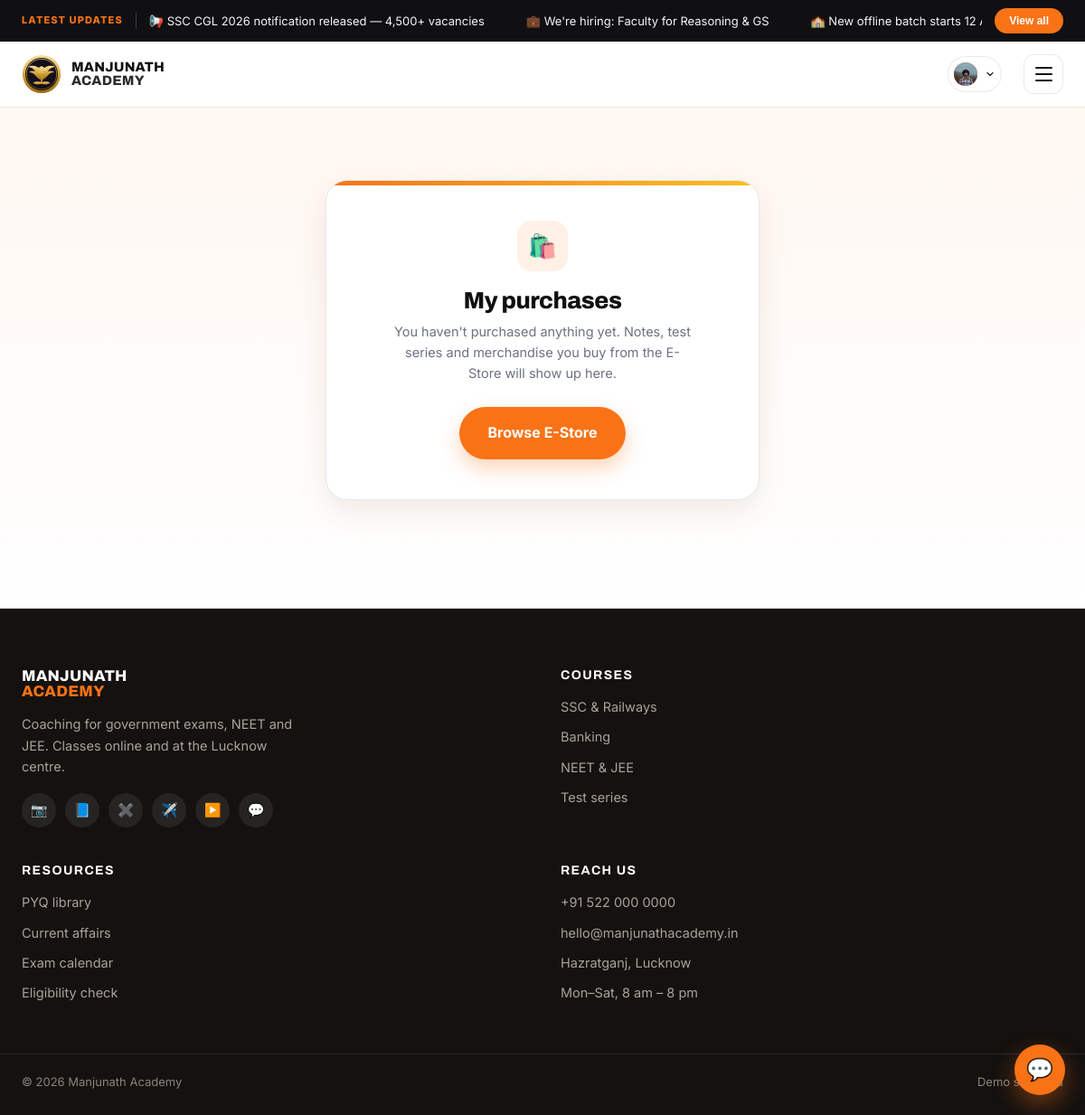
Page /account/purchases/ (signed in) on the committed database.
### myapp/models.py (models this page shows, shortened)
class Notification(models.Model):
    order = models.PositiveIntegerField(default=0)
    text = models.CharField(max_length=200, help_text='Short scrolling line, e.g. "SSC CGL 2026 notification released — 4,500+ vacancies"')
    detail = models.TextField(blank=True, help_text='Longer text shown in the popup when a student taps this notification')
    link = models.URLField(blank=True, help_text='Official link (apply page, PDF, etc). Shown as a button in the popup.')
    is_active = models.BooleanField(default=True)
    created_at = models.DateTimeField(auto_now_add=True)
    class Meta:
        ordering = ['order', '-created_at']

class CustomUser(AbstractBaseUser, PermissionsMixin):
    GENDER_CHOICES = [
        ('male', 'Male'),
        ('female', 'Female'),
        ('other', 'Other'),
    ]
    name = models.CharField(max_length=150)
    email = models.EmailField(unique=True)
    number = models.CharField(max_length=15)
    age = models.PositiveIntegerField(null=True, blank=True)
    gender = models.CharField(max_length=10, choices=GENDER_CHOICES, blank=True)
    state = models.CharField(max_length=100, blank=True)
    city = models.CharField(max_length=100, blank=True)
    profile_picture = models.ImageField(upload_to='profile_pictures/', blank=True, null=True)
    is_active = models.BooleanField(default=True)
    is_staff = models.BooleanField(default=False)
    date_joined = models.DateTimeField(auto_now_add=True)
    objects = CustomUserManager()
    USERNAME_FIELD = 'email'
    REQUIRED_FIELDS = ['name', 'number']

### myapp/views.py (the view)
# urls.py: path('account/purchases/', views.account_purchases, name='account_purchases'),
@login_required(login_url='login')
def account_purchases(request):
    return render(request, 'myapp/account/purchases.html')

### myapp/context_processors.py (called while the page is built)
def site_settings(request):
    return {
        'site_settings': SiteSettings.load(),
        'top_notifications': Notification.objects.filter(is_active=True),
        'chatbot_settings': ChatbotSettings.load(),
        'chatbot_questions': ChatbotQuestion.objects.filter(is_active=True),
        'hero': HeroSection.load(),
    }

### myapp/models.py (called while the page is built)
    @classmethod
    def load(cls):
        obj, _ = cls.objects.get_or_create(pk=1)
        return obj

    @property
    def whatsapp_link(self):
        return f'https://wa.me/{self.whatsapp_number}' if self.whatsapp_number else ''

    @classmethod
    def load(cls):
        obj, _ = cls.objects.get_or_create(pk=1)
        return obj

    @classmethod
    def load(cls):
        obj, _ = cls.objects.get_or_create(pk=1)
        return obj

### myapp/templates/myapp/account/purchases.html (shortened to what this page needs)
{% extends "myapp/base.html" %}
{% block content %}
<section class="auth-section">
  <div class="wrap">
    <div class="auth-card">
      <span class="auth-icon">🛍️</span>
      <h1>My purchases</h1>
      <p class="auth-sub">You haven't purchased anything yet. Notes, test series and merchandise you buy from the E-Store will show up here.</p>
      <a class="btn btn-primary btn-lg" href="{% url 'index' %}#e-store">Browse E-Store</a>
    </div>
  </div>
</section>
{% endblock %}

### myapp/templates/myapp/base.html (shortened to what this page needs)
<!DOCTYPE html>
<html lang="en">
<head>
</head>
<body>
<div class="notif-bar" id="notifBar">
  <div class="wrap notif-inner">
    <span class="notif-label">Latest Updates</span>
    <div class="notif-track" id="notifTrack">
      {% for notification in top_notifications %}
      <a class="notif-item" href="#" data-detail="{{ notification.detail }}" data-link="{{ notification.link }}">{{ notification.text }}</a>
      {% endfor %}
    </div>
    <button class="notif-viewall" id="notifViewAll">View all</button>
  </div>
</div>
<header class="site-header" id="top">
  <div class="wrap header-inner">
    <a class="brand" href="{% url 'index' %}" aria-label="Manjunath Academy home">
      {% if site_settings.logo_type == 'image' and site_settings.logo_image %}
        <img class="brand-logo-img" src="{{ site_settings.logo_image.url }}" alt="Manjunath Academy">
      {% else %}
        <span class="crest" aria-hidden="true">
        </span>
        <span class="wordmark">
          <span>MANJUNATH</span>
          <span>ACADEMY</span>
        </span>
      {% endif %}
    </a>
    <button class="menu-toggle" id="menuToggle" aria-expanded="false" aria-controls="primaryNav" aria-label="Open menu">
      <span></span><span></span><span></span>
    </button>
    {% if user.is_authenticated %}
      <div class="nav-user-menu" id="navUserMenu">
        <button type="button" class="nav-user-trigger" id="navUserTrigger" aria-haspopup="true" aria-expanded="false">
          {% if user.profile_picture %}
            <img class="nav-user-avatar" src="{{ user.profile_picture.url }}" alt="">
          {% else %}
            <span class="nav-user-avatar">{{ user.name|default:user.email|first|upper }}</span>
          {% endif %}
          <svg class="nav-user-caret" viewBox="0 0 24 24" width="12" height="12" aria-hidden="true"><path d="m6 9 6 6 6-6" fill="none" stroke="currentColor" stroke-width="2.2" stroke-linecap="round" stroke-linejoin="round"/></svg>
        </button>
      </div>
    {% endif %}
  </div>
</header>
{% block content %}{% endblock %}
<footer class="site-footer" id="contact">
  <div class="wrap footer-grid">
    <div class="footer-brand">
      <span class="wordmark wordmark-light"><span>MANJUNATH</span><span>ACADEMY</span></span>
      <p>Coaching for government exams, NEET and JEE. Classes online and at the Lucknow centre.</p>
      <div class="social-row">
        <a href="#" aria-label="Instagram">📷</a>
        <a href="#" aria-label="Facebook">📘</a>
        <a href="#" aria-label="Twitter/X">✖️</a>
        <a href="#" aria-label="Telegram">✈️</a>
        <a href="{{ site_settings.youtube_url|default:'#' }}" aria-label="YouTube">▶️</a>
        <a href="{{ site_settings.whatsapp_link|default:'https://wa.me/915220000000' }}" aria-label="WhatsApp">💬</a>
      </div>
    </div>
    <div>
      <h4>Courses</h4>
      <ul><li><a href="#popular-courses">SSC &amp; Railways</a></li><li><a href="#popular-courses">Banking</a></li><li><a href="#popular-courses">NEET &amp; JEE</a></li><li><a href="#test-series">Test series</a></li></ul>
    </div>
    <div>
      <h4>Resources</h4>
      <ul><li><a href="#results">PYQ library</a></li><li><a href="#results">Current affairs</a></li><li><a href="#test-series">Exam calendar</a></li><li><a href="#about">Eligibility check</a></li></ul>
    </div>
    <div>
      <h4>Reach us</h4>
      <ul><li><a href="tel:+915220000000">+91 522 000 0000</a></li><li><a href="mailto:hello@manjunathacademy.in">hello@manjunathacademy.in</a></li><li>Hazratganj, Lucknow</li><li>Mon–Sat, 8 am – 8 pm</li></ul>
    </div>
  </div>
  <div class="wrap footer-base">
    <p>© <span id="year"></span> Manjunath Academy</p>
    <p>Demo site build</p>
  </div>
</footer>
{% if chatbot_settings.is_enabled %}
<button class="chat-fab" id="chatFab" aria-label="Open chat with Manjunath Academy">💬</button>
{% endif %}
</body>
</html>

### rows in the picture
Notification: text "📢 SSC CGL 2026 notification released — 4,500+ vacancies"
Notification: text "💼 We're hiring: Faculty for Reasoning & GS"
Notification: text "🏫 New offline batch starts 12…"
CustomUser: profile_picture (picture)
